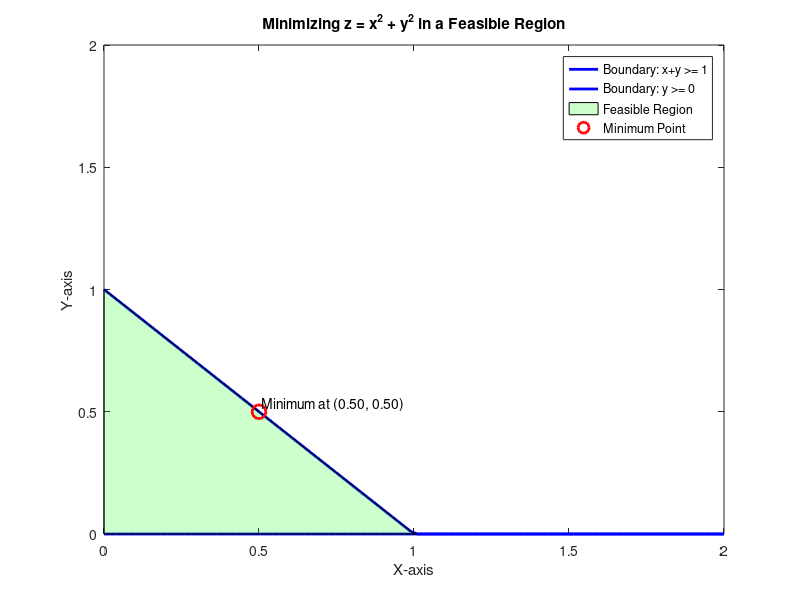

Reproduce this figure in MATLAB.
%% 1. Initialization and Setup
% -------------------------------------------------------------------------
% It's good practice to start with a clean slate.
clc;         % Clears the text in the command window.
clear all;   % Deletes all variables from memory to prevent old data from interfering.
close all;   % Closes any open plot windows.


%% 2. Define the Boundaries of the Feasible Region for Plotting
% -------------------------------------------------------------------------
% We want to draw the area where we are allowed to search for a solution.
% This area is defined by our constraints: x>=0, y>=0, and x+y>=1.

% Create a smooth range of x-values for our plot lines.
% linspace(start, end, number_of_points) is great for making smooth lines.
x_range_for_plot = linspace(0, 2, 100);

% The constraint x + y >= 1 can be written as y >= 1 - x.
% This line defines the slanted boundary of our region.
% We use max(0, 1-x) because y also has to be >= 0.
y_boundary_slanted = max(0, 1 - x_range_for_plot);

% The constraint y >= 0 is simply the x-axis.
% We create a line of zeros that has the same number of points as our x_range.
y_boundary_horizontal = zeros(size(x_range_for_plot));


%% 3. Create the Plot and Visualize the Feasible Region
% -------------------------------------------------------------------------
% Now, let's draw what we've defined.

figure; % Open a new window for the plot.

% Plot the two boundary lines in blue ('b').
plot(x_range_for_plot, y_boundary_slanted, 'b', 'LineWidth', 2);
hold on; % Tell MATLAB to draw the next plot on top of this one, not in a new window.
plot(x_range_for_plot, y_boundary_horizontal, 'b', 'LineWidth', 2);

% Shade the feasible region in green ('g').
% The 'fill' command creates a polygon. We give it the coordinates that
% trace the border of our region: go forward along the top boundary, then
% come back along the bottom boundary.
% 'fliplr' means "flip left-to-right", which is needed to trace the border back.
fill([x_range_for_plot, fliplr(x_range_for_plot)], ...
     [y_boundary_slanted, fliplr(y_boundary_horizontal)], ...
     'g', 'FaceAlpha', 0.2); % 'FaceAlpha' makes the color semi-transparent.


%% 4. Find the Minimum Value Using a Grid Search
% -------------------------------------------------------------------------
% This is the core of the solution. We will test a grid of points
% and find which one gives the lowest 'z' while being inside the feasible region.

% Define our objective function z = x^2 + y^2.
% This is an "anonymous function", like a lambda or arrow function.
objective_function = @(x, y) x.^2 + y.^2;

% Create a grid of (x,y) points to test. We'll search in the box from (0,0) to (2,2).
% The step size 0.01 gives us a fine grid for a more accurate answer.
[grid_X, grid_Y] = meshgrid(0:0.01:2, 0:0.01:2);

% Calculate the 'z' value for every single point on our grid.
Z_values = objective_function(grid_X, grid_Y);

% --- This is the key step for applying the constraint ---
% We find all the points on the grid that are *outside* our feasible region.
% The condition for being outside is (X + Y < 1).
% Then, we set the 'z' value for all those points to 'NaN' (Not a Number).
% This effectively disqualifies them from our search for the minimum.
Z_values((grid_X + grid_Y) < 1) = NaN;

% Now, find the minimum 'z' value among all the valid (non-NaN) points.
% The (:) operator flattens the 2D grid into a single long column.
% The 'min' function automatically ignores NaN values.
[min_Z_value, linear_index_of_min] = min(Z_values(:));

% We found the minimum value, but we need to know *where* it happened.
% 'ind2sub' converts the "linear index" back into (row, column) coordinates.
[min_row, min_col] = ind2sub(size(Z_values), linear_index_of_min);

% Finally, use the (row, column) to get the (x,y) coordinates of our answer.
min_X_coord = grid_X(min_row, min_col);
min_Y_coord = grid_Y(min_row, min_col);


%% 5. Add the Solution and Final Touches to the Plot
% -------------------------------------------------------------------------

% Mark the minimum point on the plot with a red circle ('ro').
plot(min_X_coord, min_Y_coord, 'ro', 'MarkerSize', 10, 'LineWidth', 2);

% Add a text label next to the point to show its coordinates.
% 'num2str' converts a number to a string so we can build the label.
text_label = sprintf(' Minimum at (%.2f, %.2f)', min_X_coord, min_Y_coord);
text(min_X_coord, min_Y_coord, text_label, 'VerticalAlignment', 'bottom');

% Add labels, a title, and a legend to make the plot easy to understand.
xlabel('X-axis');
ylabel('Y-axis');
title('Minimizing z = x^2 + y^2 in a Feasible Region');
legend('Boundary: x+y >= 1', 'Boundary: y >= 0', 'Feasible Region', 'Minimum Point');
ylim([0, 2]); % Set the y-axis limits to match the x-axis.

hold off; % We are done adding things to this plot.
